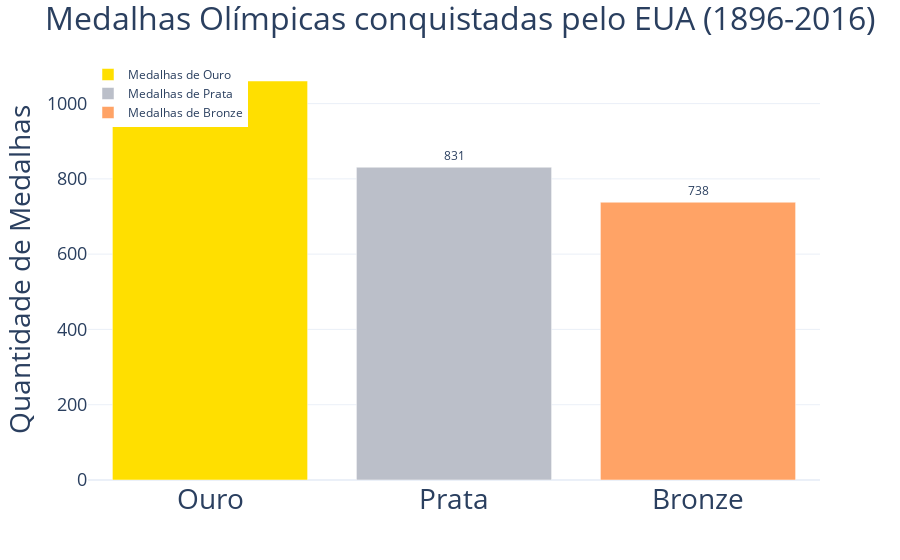

The notebook cell saved with this chart:
### Markdown cell above
## Gráfico 04: Número de medalhas de ouro, prata e bronze conquistadas pelo Brasil

Este gráfico de barras apresenta informações sobre o número de medalhas de ouro, prata e bronze conquistadas pelo Brasil nos Jogos Olímpicos entre 1896 e 2016

### Code cell
import pandas as pd
import plotly.express as px
import plotly.graph_objects as go
import plotly.io as pio

# Leitura do Dataframe
data = pd.read_csv('./medalhaspaises.csv')
df = pd.DataFrame(data)
dados = df.values.tolist()

sigla_pais = 'USA'

def quadroMedalhas(nome_pais):
  # Criação das variáveis
  gold = []
  silver = []
  bronze = []
  cat_gold = []
  cat_silver = []
  cat_bronze = []

  # Estrutura de repetição que vai escanear o Dataframe e capturar os valores
  for i in dados:
    
      if i[1] == sigla_pais:
          sum_gold = i[3]
          sum_silver = int(i[4])
          sum_bronze = int(i[5])

  # Tratamento dos dados para transformá-los em lista
  print (sum_gold)
  medalhas = sum_gold, sum_silver, sum_bronze
  
  lst_medalhas = list(medalhas)
  return lst_medalhas

lst_medalhas= quadroMedalhas(sigla_pais)
  # Armazenamento dos dados capturados
cat_medalhas = ['Ouro', 'Prata', 'Bronze']  
gold = [lst_medalhas[0]]
silver = [lst_medalhas[1]]
bronze = [lst_medalhas[2]]
cat_gold = [cat_medalhas[0]]
cat_silver = [cat_medalhas[1]]
cat_bronze = [cat_medalhas[2]]

print(gold)

fig = px.bar(template="plotly_white")

fig.add_trace(go.Bar(x=cat_gold, y=gold, name='Medalhas de Ouro', marker_color='#FFDF00', text = gold, texttemplate = '%{text:1.3s}', textposition='outside'))
fig.add_trace(go.Bar(x=cat_silver, y=silver, name='Medalhas de Prata', marker_color='#BBBFC9', text = silver, texttemplate = '%{text:.3s}', textposition='outside'))
fig.add_trace(go.Bar(x=cat_bronze, y=bronze, name='Medalhas de Bronze', marker_color='#FFA366', text = bronze, texttemplate = '%{text:.3s}', textposition='outside'))

fig.update_layout(
    title='Medalhas Olímpicas conquistadas pelo EUA (1896-2016)',
    title_font_size=32,
    xaxis_tickfont_size=28,
    yaxis=dict(title='Quantidade de Medalhas', titlefont_size=28, tickfont_size=18
    ),
    legend=dict(
        x=0, y=1.0
    ))
fig.show()

### Figure 1 — Plotly figure (JSON) as saved in the notebook; plotly's stock layout.template omitted (floating-point values rounded to 4 significant figures)
{"data": [{"alignmentgroup": "True", "hovertemplate": "<extra></extra>", "legendgroup": "", "marker": {"color": "#636efa", "pattern": {"shape": ""}}, "name": "", "offsetgroup": "", "orientation": "v", "showlegend": false, "textposition": "auto", "type": "bar", "xaxis": "x", "yaxis": "y"}, {"marker": {"color": "#FFDF00"}, "name": "Medalhas de Ouro", "text": ["1060"], "textposition": "outside", "texttemplate": "%{text:1.3s}", "type": "bar", "x": ["Ouro"], "y": [1060]}, {"marker": {"color": "#BBBFC9"}, "name": "Medalhas de Prata", "text": ["831"], "textposition": "outside", "texttemplate": "%{text:.3s}", "type": "bar", "x": ["Prata"], "y": [831]}, {"marker": {"color": "#FFA366"}, "name": "Medalhas de Bronze", "text": ["738"], "textposition": "outside", "texttemplate": "%{text:.3s}", "type": "bar", "x": ["Bronze"], "y": [738]}], "layout": {"barmode": "relative", "legend": {"tracegroupgap": 0, "x": 0, "y": 1}, "margin": {"t": 60}, "title": {"font": {"size": 32}, "text": "Medalhas Olímpicas conquistadas pelo EUA (1896-2016)"}, "xaxis": {"anchor": "y", "domain": [0, 1], "tickfont": {"size": 28}}, "yaxis": {"anchor": "x", "domain": [0, 1], "tickfont": {"size": 18}, "title": {"font": {"size": 28}, "text": "Quantidade de Medalhas"}}}}
